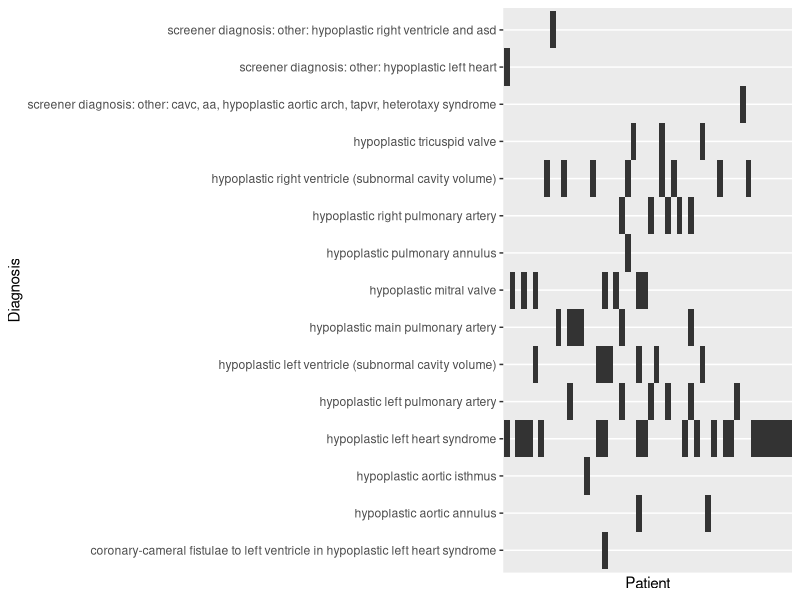
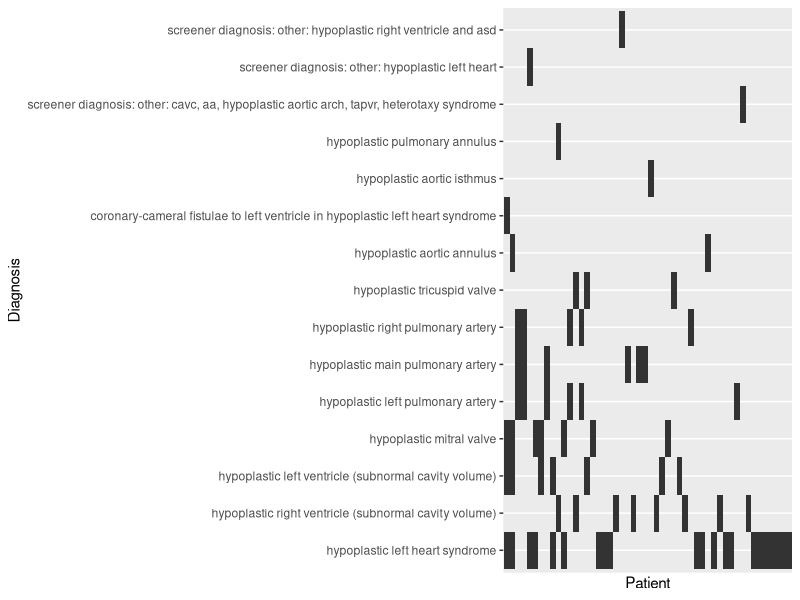
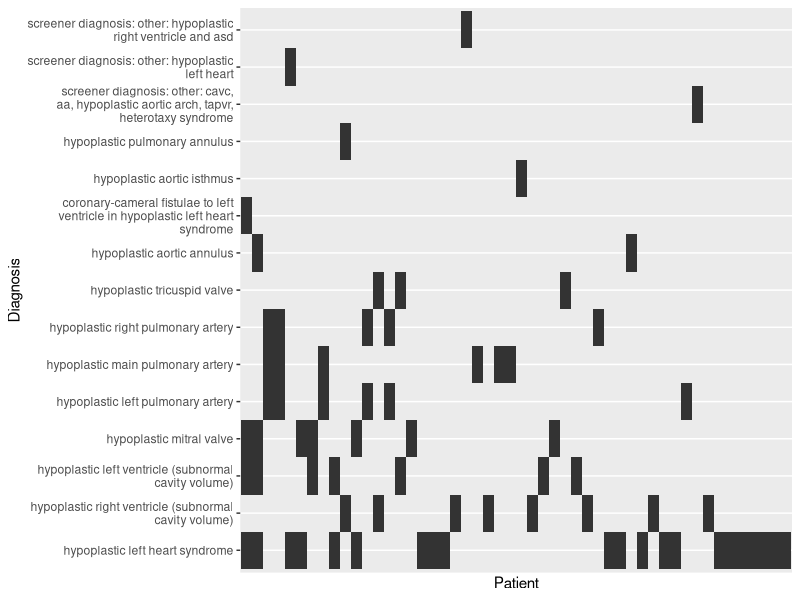
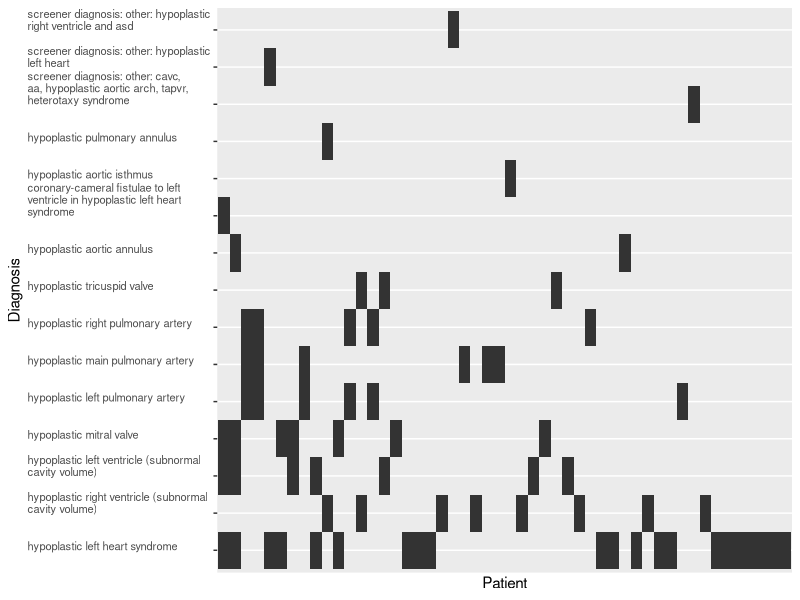

The R script that drew these images, in order:
## ---- chunk 1

## ---- chunk 2
library(tidyverse)
options(
  htmltools.dir.version = FALSE, # for blogdown
  show.signif.stars = FALSE,     # for regression output
  warn = 1,
  pillar.print_max = 12,
  pillar.print_min = 8,
  pillar.max_footer_lines = 3,
  pillar.width = 65,
  width = 65)
knitr::opts_chunk$set(cache = TRUE)
## ---- chunk 3
diagnoses = read_csv('l07/data/cardiac-dx.csv')
diagnoses
## ---- chunk 4
diagnoses %>% count(diagnoses) %>% 
  arrange(desc(n))
## ---- chunk 5
filter(diagnoses, str_detect(diagnoses, 'hypoplastic'))
## ---- chunk 6
diagnoses_row = diagnoses %>% 
  tidyr::separate_rows(diagnoses, 
                       sep = " \\| ") #WTH? #<< 
diagnoses_row
## ---- chunk 7
diagnoses_row %>% filter(str_detect(diagnoses, 'hypoplastic')) %>%
  count(diagnoses) %>% arrange(desc(n))
## ---- chunk 8
diagnoses_row %>% filter(str_detect(diagnoses, 'hypoplastic')) %>%
  ggplot(aes(y = diagnoses, x = as.factor(id))) + 
  geom_tile() + 
  scale_x_discrete(breaks = NULL) +
  labs(y = "Diagnosis", x = 'Patient', 
       main = 'Co-occurrence of hypoplastic heart disorders')
## ---- chunk 9

## ---- chunk 10
diagnoses_row %>% filter(str_detect(diagnoses, 'hypoplastic')) %>%
  ggplot(aes(y = fct_infreq(diagnoses), x = fct_infreq(as.factor(id)))) + #<< 
  geom_tile() + 
  scale_x_discrete(breaks = NULL) +
  labs(y = "Diagnosis", x = 'Patient', 
       main = 'Co-occurrence of hypoplastic heart disorders')
## ---- chunk 11

## ---- chunk 12
diagnoses_row %>% filter(str_detect(diagnoses, 'hypoplastic')) %>%
  mutate(diagnoses = str_wrap(diagnoses, width = 40)) %>% #<<
  ggplot(aes(y = fct_infreq(diagnoses), x = fct_infreq(as.factor(id)))) + 
  geom_tile() + 
  scale_x_discrete(breaks = NULL) +
  labs(y = "Diagnosis", x = 'Patient', 
       main = 'Co-occurrence of hypoplastic heart disorders')
## ---- chunk 13

## ---- chunk 14
diagnoses_row %>% filter(str_detect(diagnoses, 'hypoplastic')) %>%
  mutate(diagnoses = str_wrap(diagnoses, width = 40)) %>%
  ggplot(aes(y = fct_infreq(diagnoses), x = fct_infreq(as.factor(id)))) + 
  geom_tile() + 
  theme(axis.text.y = element_text(hjust = 0, vjust = 0, size = 8)) + #<<
  scale_x_discrete(breaks = NULL) +
  labs(y = "Diagnosis", x = 'Patient', 
       main = 'Co-occurrence of hypoplastic heart disorders')
## ---- chunk 15

## ---- chunk 16
library(stringr)
library(glue)
## ---- chunk 17
names = c("Jeff B.", "Larry E.", "Warren B.")
favorite_food = c("caviar", "cake", "Pappy Van Winkle")
str_c(names, 
      " likes ", #note additional spaces
      favorite_food, ".")
## ---- chunk 18
dinner = glue::glue("{names} likes {favorite_food}.")
dinner
## ---- chunk 19
glue::glue("{names} \n {favorite_food} \U1F643.")
## ---- chunk 20
names
nchar(names)
## ---- chunk 21
str_sub(dinner, 1, 11)
## ---- chunk 22
str_sub(dinner, 
        #space + l-
        nchar(names) + 2, 
        #space + l-i-k-e
        nchar(names) + 6 
) = "demands"
dinner
## ---- chunk 23
str_split_fixed(dinner, " ",  4)
## ---- chunk 24
str_split_fixed(dinner, " ", 6)
## ---- chunk 25
str_split(dinner, " ")
## ---- chunk 26
data = read_csv("l07/ae/data/sample_sheet2.csv")
data
## ---- chunk 27
char_matrix = str_split_fixed(data$folder_name, pattern = "_", n = 6)
char_matrix
## ---- chunk 28
data %>% select(folder_name) %>% 
  mutate(treatment = char_matrix[,2],
         sample_ID = str_c(char_matrix[,2], "_", char_matrix[,3]),
         tissue_source = char_matrix[,4])
## ---- chunk 29
data %>% select(dataset) %>% 
  mutate(new_data = str_to_lower(dataset))
## ---- chunk 30
str_c(data$sample_ID, collapse=";")
## ---- chunk 31
lunch = c("one app", "two appetizers", "three apples")
str_view_all(lunch, 'apple')
## ---- chunk 32
str_view_all(lunch, 'app.')
## ---- chunk 33
str_view_all(lunch, 'app[le]')
## ---- chunk 34
str_view_all(lunch, 'app(le|etizer)s')
## ---- chunk 35
str_view_all(lunch, 'app.*')
## ---- chunk 36
str_view_all("red tired", "\\bred\\b")
## ---- chunk 37
str_view_all("red tired", "red")
## ---- chunk 38
str_detect(string = c("A", "AA", "AB", "B"), 
           pattern = "A")
str_detect(string = lunch, pattern = 'app.')
## ---- chunk 39
feline = c("The fur of cats goes by many names.", 
           "Infimum (the cat) is a cat with a most baleful meow.",
           "Dog.")
str_extract(string = feline, pattern = "cat")
str_extract_all(string = feline, pattern = "cat")
## ---- chunk 40
feline = c("The fur of cats goes by many names.", 
           "Infimum (the cat) is a cat with a most baleful meow.",
           "Dog.")
str_match(feline, "cat")
## ---- chunk 41
feline = c("The fur of cats goes by many names.", 
           "Infimum (the cat) is a cat with a most baleful meow.",
           "Dog.")
str_match(feline, "(\\w*) cat.? (\\w*)")
## ---- chunk 42
feline = c("The fur of cats goes by many names.", 
           "Infimum (the cat) is a cat with a most baleful meow.",
           "Dog.")

str_match_all(feline, "(\\w*) cat.? (\\w*)")

## ---- chunk 43
feline = c("The fur of cats goes by many names.", 
           "Infimum (the cat) is a cat with a most baleful meow.",
           "Dog.")

str_replace(feline, "cat", "murder machine")
## ---- chunk 44
feline = c("The fur of cats goes by many names.", 
           "Infimum (the cat) is a cat with a most baleful meow.",
           "Dog.")

str_replace_all(feline, "cat", "murder machine")
## ---- chunk 45
str_replace_all(feline, "(\\w*)", "\\1\\1")
## ---- chunk 46
word_df = tibble(word = words)
## ---- chunk 47
filter(word_df, str_detect(word, "x"))
## ---- chunk 48
filter(word_df, str_detect(word, "x$"))
## ---- chunk 49
filter(word_df, str_detect(word, "^x"))
## ---- chunk 50
filter(word_df, str_detect(word, '.+x.+'))
## ---- chunk 51
word_df %>% 
  mutate(vowels = str_count(word, "[aeiouAEIOU]"),
         vowels_per_letter = vowels/nchar(word)) %>% 
  summarise(mean(vowels), mean(vowels_per_letter))
## ---- chunk 52
filter(word_df, str_detect(word, '[aeiou]{3,10}'))
## ---- chunk 53
sentence_df = tibble(sentence  = sentences)
sentence_df
## ---- chunk 54
sentence_df %>% mutate(first_word = str_extract(sentence, '\\w*')) %>% head(3)# doesn't include apostrophes '''
sentence_df %>% mutate(first_word = str_extract(sentence, '([^ ])*'))
## ---- chunk 55
filter(sentence_df, str_detect(sentence, ("red|blue|green")))
## ---- chunk 56
sentence_df = sentence_df %>% 
  mutate(ends_in_s = str_match(sentence, "([^ ]*s)\\b")[,2])
sentence_df
## ---- chunk 57
filter(sentence_df, str_detect(sentence, ("\\bred\\b|\\bblue\\b|\\bgreen\\b")))
